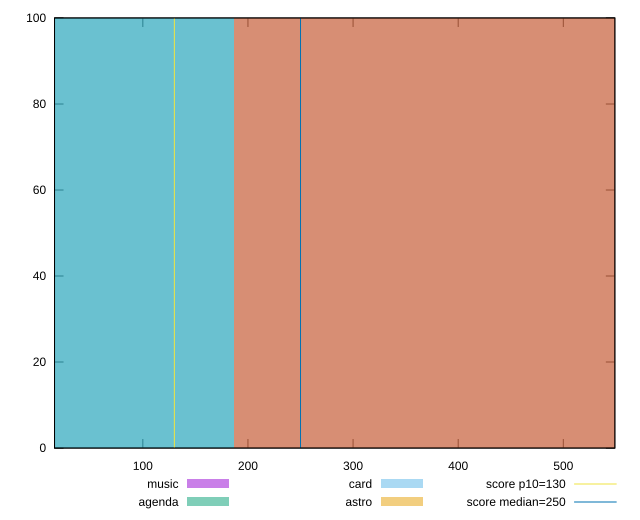

The gnuplot source for this figure:
reset

$music <<EOF
372.8199556595727 100
EOF

$agenda <<EOF
0 100
EOF

$card <<EOF
0 100
EOF

$astro <<EOF
372.8199556595727 100
EOF

set key outside below
set boxwidth 372.8199556595727
set xrange [16:549]
set yrange [0:100]
set trange [0:100]
set style fill transparent solid 0.5 noborder

set parametric
set terminal svg size 640, 520 enhanced background rgb 'white'
set output "reports/report_00031_2021-02-24T23-18-18.084Z/max-potential-fid/comparison/histogram/all_raw.svg"

plot $music title "music" with boxes, \
     $agenda title "agenda" with boxes, \
     $card title "card" with boxes, \
     $astro title "astro" with boxes, \
     130,t title "score p10=130", \
     250,t title "score median=250"

reset
